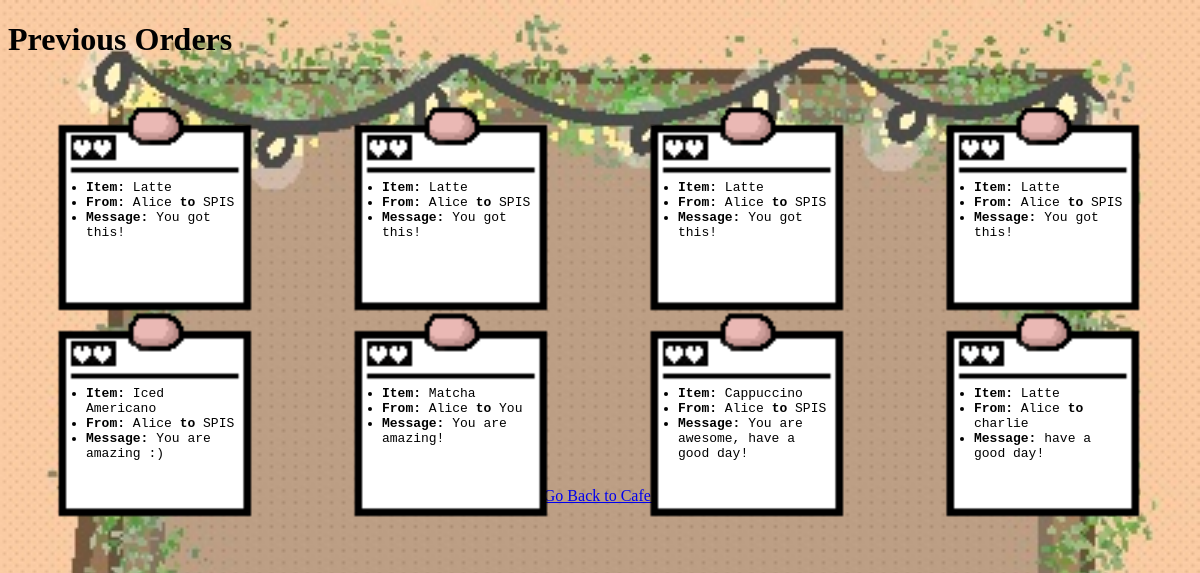
The page /orders on the database its author committed.
### tables this page shows
CREATE TABLE orders
        (order_id INTEGER PRIMARY KEY AUTOINCREMENT,
        sender_name TEXT NOT NULL,
        recipient_name TEXT NOT NULL,
        item_name TEXT NOT NULL,
        message TEXT NOT NULL);

### app.py (the view)
@app.route('/orders')
def show_orders():
    conn = get_db_connection()
    orders = conn.execute('SELECT * FROM orders').fetchall()
    conn.close()
    return render_template('orders.html', orders=orders)

### app.py (called while the page is built)
def get_db_connection():
    conn = sqlite3.connect('cafe.db')
    conn.row_factory = sqlite3.Row
    return conn

### templates/orders.html (shortened to what this page needs)
<!DOCTYPE html>
<html lang="en">
<head>
    <link rel="stylesheet" href="{{url_for('static', filename='orders.css')}}">
</head>
<body>
    <h1>Previous Orders</h1>
    {% if orders %}
    <div class="orders-container">
        {% for order in orders %}
            <div class="display-container">
                <img src="{{url_for('static', filename='coffee_notes.png')}}" alt="Coffee Notes" class="display-image">
                <div class="order-overlay">
                    <ul>
                        <li><b>Item:</b> {{ order.item_name }}<br></li>
                        <li><b>From:</b> {{ order.sender_name }} <b>to</b> {{ order.recipient_name }}<br></li>
                        <li><b>Message:</b> {{ order.message }}</li>
                    </ul>
                </div>
            </div>
        {% endfor %}
        </div>
    {% else %}
        <p>No orders have been placed yet.</p>
    {% endif %}
    <a href="/" class="back-link">Go Back to Cafe!</a>
</body>
</html>

### static/orders.css (style rules this page uses)
.orders-container { display: flex; flex-wrap: wrap; justify-content: center; column-gap: 20px; row-gap: 100px; padding: 10px; }
.display-container { position: relative; width: 250px; margin: 0 auto; overflow-wrap: break-word; }
.display-image { position: absolute; top: 0; left: 0; width: 100%; height: auto; z-index: 1; }
.order-overlay { position: relative; z-index: 2; padding: 10px; top: 67px; left: 5px; float: left; margin-right: 35px; color: #000; font-family: monospace; }
.back-link { display: block; margin-top: 60px; text-align: center; }
body { background-image: url("library_bg.jpg"); background-size: cover; background-repeat: no-repeat; background-attachment: fixed; }

### rows shown on the page
orders: item_name "Latte", sender_name "Alice", recipient_name "SPIS", message "You got this!"
orders: item_name "Latte", sender_name "Alice", recipient_name "SPIS", message "You got this!"
orders: item_name "Latte", sender_name "Alice", recipient_name "SPIS", message "You got this!"
orders: item_name "Latte", sender_name "Alice", recipient_name "SPIS", message "You got this!"
orders: item_name "Iced Americano", sender_name "Alice", recipient_name "SPIS", message "You are amazing :)"
orders: item_name "Matcha", sender_name "Alice", recipient_name "You", message "You are amazing!"
orders: item_name "Cappuccino", sender_name "Alice", recipient_name "SPIS", message "You are awesome, have a good day!"
orders: item_name "Latte", sender_name "Alice", recipient_name "charlie", message "have a good day!"
